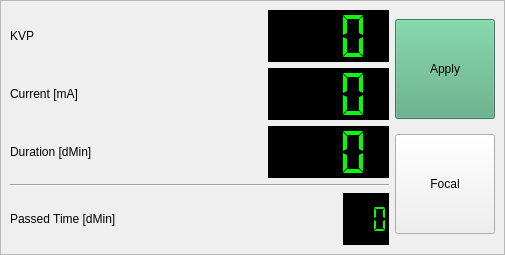
<?xml version="1.0" encoding="UTF-8"?>
<ui version="4.0">
 <class>ProtocolAdjustmentWidget</class>
 <widget class="QWidget" name="ProtocolAdjustmentWidget">
  <property name="geometry">
   <rect>
    <x>0</x>
    <y>0</y>
    <width>505</width>
    <height>255</height>
   </rect>
  </property>
  <property name="windowTitle">
   <string>Form</string>
  </property>
  <layout class="QHBoxLayout" name="horizontalLayout_5">
   <property name="spacing">
    <number>0</number>
   </property>
   <property name="leftMargin">
    <number>0</number>
   </property>
   <property name="topMargin">
    <number>0</number>
   </property>
   <property name="rightMargin">
    <number>0</number>
   </property>
   <property name="bottomMargin">
    <number>0</number>
   </property>
   <item>
    <widget class="QFrame" name="displayFrame">
     <property name="frameShape">
      <enum>QFrame::StyledPanel</enum>
     </property>
     <property name="frameShadow">
      <enum>QFrame::Sunken</enum>
     </property>
     <layout class="QHBoxLayout" name="horizontalLayout">
      <item>
       <layout class="QVBoxLayout" name="verticalLayout">
        <item>
         <layout class="QHBoxLayout" name="horizontalLayout_1">
          <item>
           <widget class="QLabel" name="kvpLbl">
            <property name="font">
             <font>
              <pointsize>9</pointsize>
             </font>
            </property>
            <property name="text">
             <string>KVP</string>
            </property>
           </widget>
          </item>
          <item>
           <widget class="ctkSliderWidget" name="kvpSlider"/>
          </item>
          <item>
           <spacer name="horizontalSpacer_1">
            <property name="orientation">
             <enum>Qt::Horizontal</enum>
            </property>
            <property name="sizeType">
             <enum>QSizePolicy::Fixed</enum>
            </property>
            <property name="sizeHint" stdset="0">
             <size>
              <width>5</width>
              <height>20</height>
             </size>
            </property>
           </spacer>
          </item>
          <item>
           <widget class="QLCDNumber" name="kvpLcd">
            <property name="minimumSize">
             <size>
              <width>0</width>
              <height>30</height>
             </size>
            </property>
            <property name="toolTip">
             <string>Actual applied KVP by the generator</string>
            </property>
            <property name="styleSheet">
             <string notr="true">
background-color: rgb(0, 0, 0);

color: rgb(0, 255, 0);</string>
            </property>
            <property name="digitCount">
             <number>3</number>
            </property>
            <property name="segmentStyle">
             <enum>QLCDNumber::Flat</enum>
            </property>
            <property name="value" stdset="0">
             <double>0.000000000000000</double>
            </property>
           </widget>
          </item>
         </layout>
        </item>
        <item>
         <layout class="QHBoxLayout" name="horizontalLayout_2">
          <item>
           <widget class="QLabel" name="currentLbl">
            <property name="font">
             <font>
              <pointsize>9</pointsize>
             </font>
            </property>
            <property name="text">
             <string>Current [mA]</string>
            </property>
           </widget>
          </item>
          <item>
           <widget class="ctkSliderWidget" name="currentSlider"/>
          </item>
          <item>
           <spacer name="horizontalSpacer_2">
            <property name="orientation">
             <enum>Qt::Horizontal</enum>
            </property>
            <property name="sizeType">
             <enum>QSizePolicy::Fixed</enum>
            </property>
            <property name="sizeHint" stdset="0">
             <size>
              <width>5</width>
              <height>20</height>
             </size>
            </property>
           </spacer>
          </item>
          <item>
           <widget class="QLCDNumber" name="currentLcd">
            <property name="minimumSize">
             <size>
              <width>0</width>
              <height>30</height>
             </size>
            </property>
            <property name="toolTip">
             <string>Actual amper applied by the generator</string>
            </property>
            <property name="styleSheet">
             <string notr="true">background-color: rgb(0, 0, 0);
color: rgb(0, 255, 0);</string>
            </property>
            <property name="digitCount">
             <number>3</number>
            </property>
            <property name="segmentStyle">
             <enum>QLCDNumber::Flat</enum>
            </property>
           </widget>
          </item>
         </layout>
        </item>
        <item>
         <layout class="QHBoxLayout" name="horizontalLayout_3">
          <item>
           <widget class="QLabel" name="timeLbl">
            <property name="font">
             <font>
              <pointsize>9</pointsize>
             </font>
            </property>
            <property name="text">
             <string>Duration [dMin]</string>
            </property>
           </widget>
          </item>
          <item>
           <widget class="ctkSliderWidget" name="durationSlider">
            <property name="minimumSize">
             <size>
              <width>0</width>
              <height>30</height>
             </size>
            </property>
           </widget>
          </item>
          <item>
           <spacer name="horizontalSpacer_3">
            <property name="orientation">
             <enum>Qt::Horizontal</enum>
            </property>
            <property name="sizeType">
             <enum>QSizePolicy::Fixed</enum>
            </property>
            <property name="sizeHint" stdset="0">
             <size>
              <width>5</width>
              <height>20</height>
             </size>
            </property>
           </spacer>
          </item>
          <item>
           <widget class="QLCDNumber" name="durationLcd">
            <property name="minimumSize">
             <size>
              <width>0</width>
              <height>30</height>
             </size>
            </property>
            <property name="toolTip">
             <string>Actual applied exposure duration applied by the generator</string>
            </property>
            <property name="styleSheet">
             <string notr="true">background-color: rgb(0, 0, 0);
color: rgb(0, 255, 0);</string>
            </property>
            <property name="digitCount">
             <number>3</number>
            </property>
            <property name="segmentStyle">
             <enum>QLCDNumber::Flat</enum>
            </property>
           </widget>
          </item>
         </layout>
        </item>
        <item>
         <widget class="Line" name="line">
          <property name="orientation">
           <enum>Qt::Horizontal</enum>
          </property>
         </widget>
        </item>
        <item>
         <layout class="QHBoxLayout" name="horizontalLayout_4">
          <item>
           <widget class="QLabel" name="passedTimeLbl">
            <property name="text">
             <string>Passed Time [dMin]</string>
            </property>
           </widget>
          </item>
          <item>
           <spacer name="horizontalSpacer_4">
            <property name="orientation">
             <enum>Qt::Horizontal</enum>
            </property>
            <property name="sizeHint" stdset="0">
             <size>
              <width>40</width>
              <height>20</height>
             </size>
            </property>
           </spacer>
          </item>
          <item>
           <widget class="QLCDNumber" name="passedTimeLcd">
            <property name="minimumSize">
             <size>
              <width>0</width>
              <height>30</height>
             </size>
            </property>
            <property name="toolTip">
             <string>Passed exposure time. Shows the value passed from the exposure duration</string>
            </property>
            <property name="styleSheet">
             <string notr="true">background-color: rgb(0, 0, 0);
color: rgb(0, 255, 0);</string>
            </property>
            <property name="digitCount">
             <number>3</number>
            </property>
            <property name="segmentStyle">
             <enum>QLCDNumber::Flat</enum>
            </property>
           </widget>
          </item>
         </layout>
        </item>
       </layout>
      </item>
      <item>
       <layout class="QVBoxLayout" name="verticalLayout_2">
        <item>
         <widget class="QToolButton" name="applyBtn">
          <property name="minimumSize">
           <size>
            <width>100</width>
            <height>100</height>
           </size>
          </property>
          <property name="maximumSize">
           <size>
            <width>100</width>
            <height>100</height>
           </size>
          </property>
          <property name="font">
           <font>
            <family>Tahoma</family>
            <pointsize>9</pointsize>
            <weight>50</weight>
            <italic>false</italic>
            <bold>false</bold>
           </font>
          </property>
          <property name="toolTip">
           <string/>
          </property>
          <property name="styleSheet">
           <string notr="true">font: 9pt &quot;Tahoma&quot;;
background-color: rgb(85, 170, 127);</string>
          </property>
          <property name="text">
           <string>Apply</string>
          </property>
          <property name="icon">
           <iconset resource="../../../SimpleScanner/resources.qrc">
            <normaloff>:/images/image/apply.png</normaloff>:/images/image/apply.png</iconset>
          </property>
          <property name="iconSize">
           <size>
            <width>64</width>
            <height>64</height>
           </size>
          </property>
          <property name="toolButtonStyle">
           <enum>Qt::ToolButtonTextUnderIcon</enum>
          </property>
         </widget>
        </item>
        <item>
         <widget class="QToolButton" name="toggleFocalSpotBtn">
          <property name="minimumSize">
           <size>
            <width>100</width>
            <height>100</height>
           </size>
          </property>
          <property name="maximumSize">
           <size>
            <width>100</width>
            <height>100</height>
           </size>
          </property>
          <property name="styleSheet">
           <string notr="true">font: 9pt &quot;Tahoma&quot;;
</string>
          </property>
          <property name="text">
           <string>Focal</string>
          </property>
          <property name="icon">
           <iconset resource="../../../SimpleScanner/resources.qrc">
            <normaloff>:/images/image/largspot.png</normaloff>:/images/image/largspot.png</iconset>
          </property>
          <property name="iconSize">
           <size>
            <width>64</width>
            <height>64</height>
           </size>
          </property>
          <property name="checkable">
           <bool>true</bool>
          </property>
          <property name="toolButtonStyle">
           <enum>Qt::ToolButtonTextUnderIcon</enum>
          </property>
         </widget>
        </item>
       </layout>
      </item>
     </layout>
    </widget>
   </item>
  </layout>
 </widget>
 <customwidgets>
  <customwidget>
   <class>ctkSliderWidget</class>
   <extends>QWidget</extends>
   <header>ctkSliderWidget.h</header>
  </customwidget>
 </customwidgets>
 <resources>
  <include location="../../../SimpleScanner/resources.qrc"/>
 </resources>
 <connections/>
</ui>
